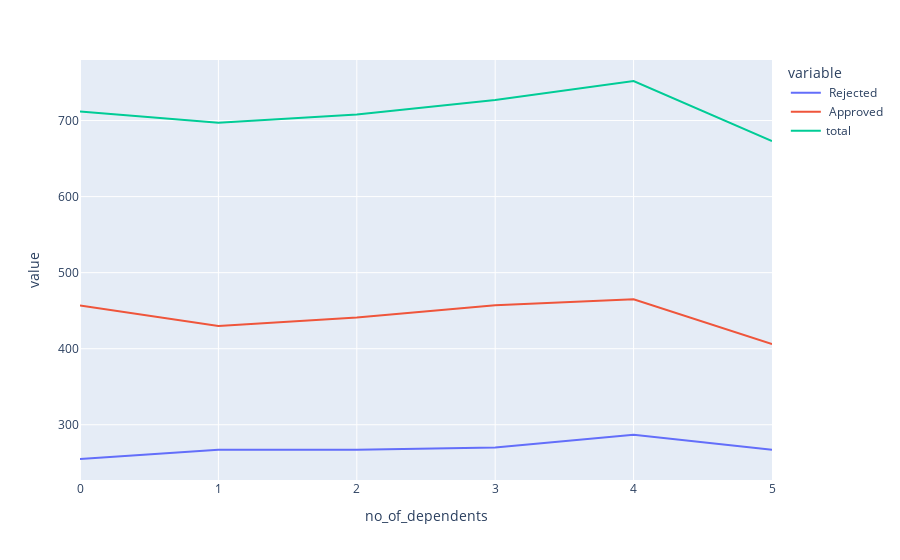

This figure's notebook cell:
### Code cell
df_cross_no_of_dependents = pd.crosstab(index = df['no_of_dependents'], columns = df['loan_status'])
df_cross_no_of_dependents['total'] = df_cross_no_of_dependents[' Approved'] + df_cross_no_of_dependents[' Rejected']

fig = px.line(df_cross_no_of_dependents, x = df_cross_no_of_dependents.index, y=[' Rejected',' Approved', 'total'])
fig.show()

### Figure 1 — Plotly figure (JSON) as saved in the notebook; plotly's stock layout.template omitted (floating-point values rounded to 4 significant figures)
{"data": [{"hovertemplate": "variable= Rejected<br>no_of_dependents=%{x}<br>value=%{y}<extra></extra>", "legendgroup": " Rejected", "line": {"color": "#636efa", "dash": "solid"}, "marker": {"symbol": "circle"}, "mode": "lines", "name": " Rejected", "orientation": "v", "showlegend": true, "type": "scatter", "x": [0, 1, 2, 3, 4, 5], "xaxis": "x", "y": [255, 267, 267, 270, 287, 267], "yaxis": "y"}, {"hovertemplate": "variable= Approved<br>no_of_dependents=%{x}<br>value=%{y}<extra></extra>", "legendgroup": " Approved", "line": {"color": "#EF553B", "dash": "solid"}, "marker": {"symbol": "circle"}, "mode": "lines", "name": " Approved", "orientation": "v", "showlegend": true, "type": "scatter", "x": [0, 1, 2, 3, 4, 5], "xaxis": "x", "y": [457, 430, 441, 457, 465, 406], "yaxis": "y"}, {"hovertemplate": "variable=total<br>no_of_dependents=%{x}<br>value=%{y}<extra></extra>", "legendgroup": "total", "line": {"color": "#00cc96", "dash": "solid"}, "marker": {"symbol": "circle"}, "mode": "lines", "name": "total", "orientation": "v", "showlegend": true, "type": "scatter", "x": [0, 1, 2, 3, 4, 5], "xaxis": "x", "y": [712, 697, 708, 727, 752, 673], "yaxis": "y"}], "layout": {"legend": {"title": {"text": "variable"}, "tracegroupgap": 0}, "margin": {"t": 60}, "xaxis": {"anchor": "y", "domain": [0, 1], "title": {"text": "no_of_dependents"}}, "yaxis": {"anchor": "x", "domain": [0, 1], "title": {"text": "value"}}}}
